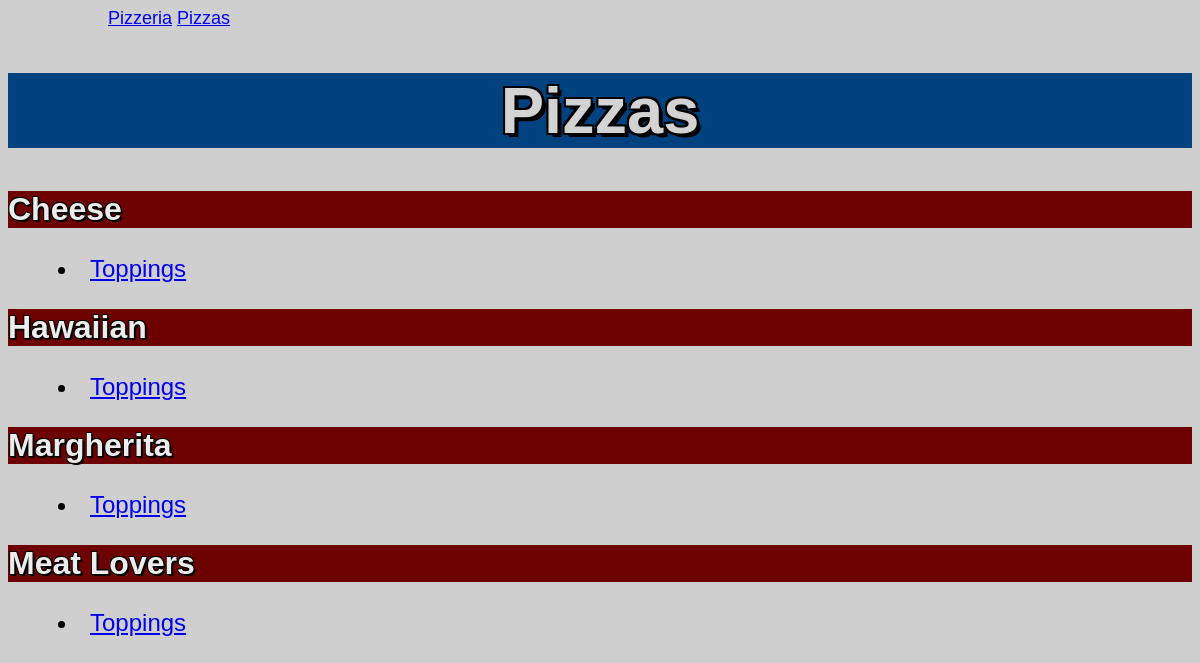
The app's page /pizzas1 with its own data.
### pizzas/models.py (models this page shows)
class Pizza(models.Model):
    name = models.CharField(max_length=200)
    def __str__(self):
        return self.name

### pizzas/views.py (the view)
# urls.py: path("pizzas1", views.pizzas1, name="pizzas1"),
def pizzas1(request):
    pizzas = Pizza.objects.order_by("name")
    context = {"pizzas": pizzas}
    return render(request, "pizzas/pizzas1.html", context)

### pizzas/templates/pizzas/pizzas1.html (shortened to what this page needs)
{% extends "pizzas/base.html" %}
{% block content %}
<body style="background-color:rgb(207, 207, 207)">
    <body>
        <h1> Pizzas </h1>
        <u1> {% for pizza in pizzas %}
            <h2>
                {{ pizza }}
            </h2>
            <li>
                <a href="{% url 'pizzas:pizza' pizza.id %}">Toppings</a>
            </li>
            {% empty %}
            <p> There are no toppings for this pizza</p>
            {% endfor %}
        </u1>
    </body>
    {% endblock content %}

### pizzas/templates/pizzas/pizzas1.html (style rules this page uses)
h1 { background-color: rgb(0, 66, 128); color: rgb(211, 211, 211); font-size: 65px; text-align: center; font-family: Arial, Helvetica, sans-serif, serif; text-shadow: 4px 4px 0 #000, -2px -2px 0 #000, 2px -2px 0 #000, -2px 2px 0 #000, 2px 2px 0 #000; }
h2 { font-size: 32px; font-family: 'Trebuchet MS', 'Lucida Sans Unicode', 'Lucida Grande', 'Lucida Sans', Arial, sans-serif; background-color: rgb(109, 0, 0); color: rgb(236, 236, 236); text-shadow: 2px 2px 0 #000000, -.75px -.75px 0 #000000, .75px -.75px 0 #000000, -.75px .75px 0 #000000, .75px .75px 0 #000000; }
li { font-size: 24px; margin-left: 50px; font-family: Arial, Helvetica, sans-serif; }

### records on screen
Pizza: name "Cheese"
Pizza: name "Hawaiian"
Pizza: name "Margherita"
Pizza: name "Meat Lovers"
